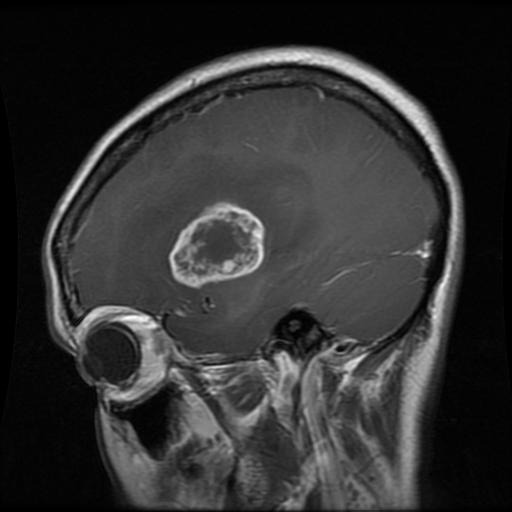
#> input picture Brain_Tumor/Training/glioma_tumor/gg (105).jpg, 512 x 512 px, found by its file name; its folder holds only this picture in this run
$ jupyter execute --allow-errors Untitled.ipynb
#> lines starting #> are read from the running program, lines starting #| are printed output that depends on the picture
#> further down, img is the input picture: shape (512, 512); min 0, max 255, mean 49.6
#> `img = cv2.resize(img, (200,200))`:
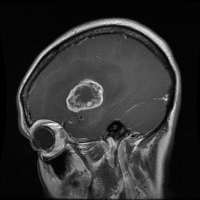
#> img: shape (200, 200); min 0, max 243, mean 49.5
#> pass 2 of the loop `for cls in classes:`:
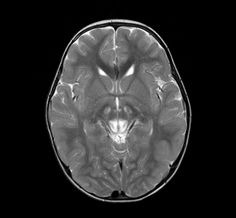
#> input picture Brain_Tumor/Testing/no_tumor/image(2).jpg, 236 x 218 px, found by its file name
#> img is the input picture: shape (218, 236); min 0, max 255, mean 44.1
#> `img = cv2.resize(img, (200,200))`:
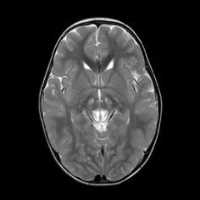
#> img: shape (200, 200); min 0, max 255, mean 44
[cell 1]
import numpy as np
import pandas as pd
import matplotlib.pyplot as plt
from sklearn.model_selection import train_test_split
from sklearn.metrics import accuracy_score
import os
path = os.listdir('brain_tumor/Training/')
classes = {'no_tumor', 'pituitary_tumor','glioma_tumor','meningioma_tumor'}
import cv2
X = []
Y = []
#> (the rest of this cell did not finish here and is left out)

[cell 2]
jpg='brain_tumor/Testing/pituitary_tumor/image(2).jpg'

img = cv2.imread(jpg,0)
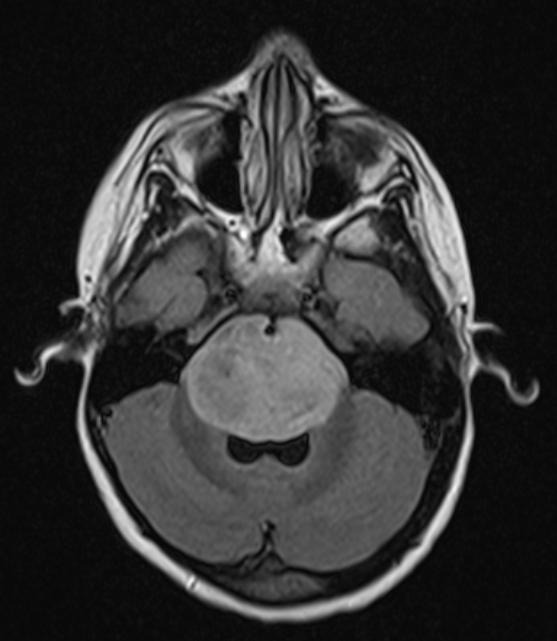
#> input picture validation/yes/image(2).jpg, 557 x 641 px, found by its file name
#> img is the input picture: shape (641, 557); min 3, max 255, mean 50.5
img1 = cv2.resize(img, (200,200))
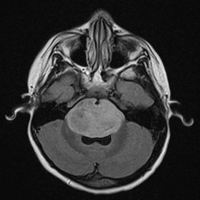
#> img1: shape (200, 200); min 5, max 254, mean 50.4
img1 = img1.reshape(1,-1)/255
#> (the rest of this cell did not finish here and is left out)
